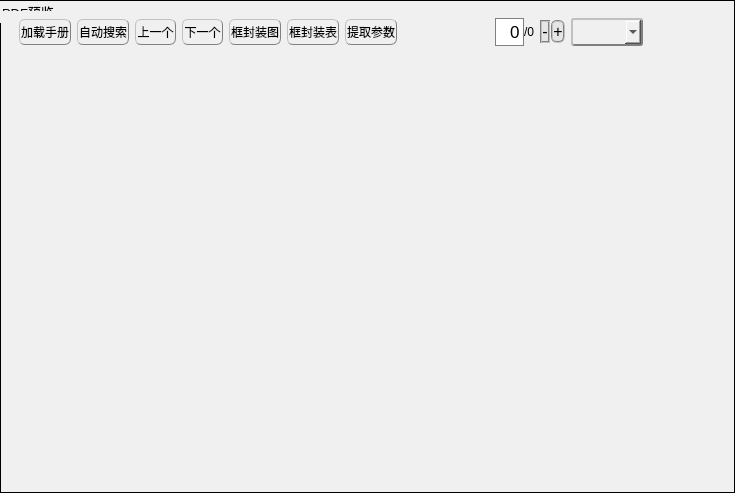
        <widget class="QGroupBox" name="groupBox">
         <property name="font">
          <font>
           <pointsize>10</pointsize>
          </font>
         </property>
         <property name="styleSheet">
          <string notr="true">background-color: rgb(240, 240, 240);
border: 1px solid;</string>
         </property>
         <property name="title">
          <string>PDF预览</string>
         </property>
         <layout class="QVBoxLayout" name="verticalLayout" stretch="1,45">
          <property name="spacing">
           <number>0</number>
          </property>
          <property name="leftMargin">
           <number>0</number>
          </property>
          <property name="topMargin">
           <number>10</number>
          </property>
          <property name="rightMargin">
           <number>0</number>
          </property>
          <property name="bottomMargin">
           <number>0</number>
          </property>
          <item>
           <widget class="QFrame" name="frame_button_pdf">
            <property name="styleSheet">
             <string notr="true">border: 0px;
background-color: rgb(240, 240, 240);</string>
            </property>
            <property name="frameShape">
             <enum>QFrame::StyledPanel</enum>
            </property>
            <property name="frameShadow">
             <enum>QFrame::Raised</enum>
            </property>
            <layout class="QHBoxLayout" name="horizontalLayout_12" stretch="2,1,2,1">
             <property name="topMargin">
              <number>3</number>
             </property>
             <property name="bottomMargin">
              <number>3</number>
             </property>
             <item>
              <widget class="QFrame" name="frame_view_button">
               <property name="styleSheet">
                <string notr="true">background-color: rgb(240, 240, 240);
border: 0px;</string>
               </property>
               <property name="frameShape">
                <enum>QFrame::StyledPanel</enum>
               </property>
               <property name="frameShadow">
                <enum>QFrame::Raised</enum>
               </property>
               <layout class="QHBoxLayout" name="horizontalLayout_2" stretch="1,1,1,1,1,1,0">
                <property name="spacing">
                 <number>6</number>
                </property>
                <property name="topMargin">
                 <number>5</number>
                </property>
                <property name="bottomMargin">
                 <number>5</number>
                </property>
                <item>
                 <widget class="QPushButton" name="pushButton_open">
                  <property name="sizePolicy">
                   <sizepolicy hsizetype="Preferred" vsizetype="Preferred">
                    <horstretch>0</horstretch>
                    <verstretch>0</verstretch>
                   </sizepolicy>
                  </property>
                  <property name="maximumSize">
                   <size>
                    <width>120</width>
                    <height>16777215</height>
                   </size>
                  </property>
                  <property name="styleSheet">
                   <string notr="true">QPushButton{
background-color:
qlineargradient(spread:pad,x1:0,x2:0, y1:0, y2:1,
stop: 0 rgba(240,240,240,255),
stop: 0.495 rgba(200,200,200,255),
stop: 0.505 rgba(190,190,190,255),
stop: 1 rgba(185,185,185,255));
 
/*color: rgb(255, 255, 255);*/
border: 0.5px groove gray;
border-radius: 6px;
color: rgb(0, 0, 0);
/*font: 75 12pt ;*/
padding: 0.5px;
border-style: outset;
}
 
QPushButton:hover{
background-color:
qlineargradient(spread:pad,x1:0,x2:0, y1:0, y2:1,
stop: 0 rgba(200,200, 200,230),
stop: 0.495 rgba(100,100,100,230),
stop: 0.505 rgba(100,100,100,230),
stop: 1 rgba(150,150,150,230));
 
color: rgb(255, 255, 255);
border: 0.5px groove gray;
border-radius: 6px;
padding: 0.5px;
border-style: outset;
/*color: rgb(255, 255, 255);*/
/*font: 75 12pt &quot;微软雅黑&quot;;*/
}
 
QPushButton:pressed{
background-color:
qlineargradient(spread:pad,x1:0,x2:0, y1:0, y2:1,
stop: 0 rgba(200,200,200,255),
stop: 0.495 rgba(150,150,150,255),
stop: 0.505 rgba(145,145,145,255),
stop: 1 rgba(140,140,140,255));
 
/*color: rgb(255, 255, 255);*/
border: 0.5px rgb(212, 212, 212);
border-radius: 6px;
color: rgb(0, 0, 0);
padding: 0.5px;
border-style: inset;
/*font: 75 12pt &quot;微软雅黑&quot;;
padding-left:2px;
padding-top:1px;*/
}

QPushButton:disabled{
background-color:
qlineargradient(spread:pad,x1:0,x2:0, y1:0, y2:1,
stop: 0 rgba(250,250,250,125),
stop: 0.495 rgba(225,225,225,125),
stop: 0.505 rgba(210,210,210,125),
stop: 1 rgba(190,190,190,125));
 
/*color: rgb(255, 255, 255);*/
border: 0.5px groove gray;
border-radius: 6px;
color: rgb(0, 0, 0);
/*font: 75 12pt ;*/
padding: 0.5px;
border-style: outset;
}</string>
                  </property>
                  <property name="text">
                   <string>加载手册</string>
                  </property>
                 </widget>
                </item>
                <item>
                 <widget class="QPushButton" name="pushButton_detect">
                  <property name="sizePolicy">
                   <sizepolicy hsizetype="Preferred" vsizetype="Preferred">
                    <horstretch>0</horstretch>
                    <verstretch>0</verstretch>
                   </sizepolicy>
                  </property>
                  <property name="maximumSize">
                   <size>
                    <width>120</width>
                    <height>16777215</height>
                   </size>
                  </property>
                  <property name="styleSheet">
                   <string notr="true">QPushButton{
background-color:
qlineargradient(spread:pad,x1:0,x2:0, y1:0, y2:1,
stop: 0 rgba(240,240,240,255),
stop: 0.495 rgba(200,200,200,255),
stop: 0.505 rgba(190,190,190,255),
stop: 1 rgba(185,185,185,255));
 
/*color: rgb(255, 255, 255);*/
border: 0.5px groove gray;
border-radius: 6px;
color: rgb(0, 0, 0);
/*font: 75 12pt ;*/
padding: 0.5px;
border-style: outset;
}
 
QPushButton:hover{
background-color:
qlineargradient(spread:pad,x1:0,x2:0, y1:0, y2:1,
stop: 0 rgba(200,200, 200,230),
stop: 0.495 rgba(100,100,100,230),
stop: 0.505 rgba(100,100,100,230),
stop: 1 rgba(150,150,150,230));
 
color: rgb(255, 255, 255);
border: 0.5px groove gray;
border-radius: 6px;
padding: 0.5px;
border-style: outset;
/*color: rgb(255, 255, 255);*/
/*font: 75 12pt &quot;微软雅黑&quot;;*/
}
 
QPushButton:pressed{
background-color:
qlineargradient(spread:pad,x1:0,x2:0, y1:0, y2:1,
stop: 0 rgba(200,200,200,255),
stop: 0.495 rgba(150,150,150,255),
stop: 0.505 rgba(145,145,145,255),
stop: 1 rgba(140,140,140,255));
 
/*color: rgb(255, 255, 255);*/
border: 0.5px rgb(212, 212, 212);
border-radius: 6px;
color: rgb(0, 0, 0);
padding: 0.5px;
border-style: inset;
/*font: 75 12pt &quot;微软雅黑&quot;;
padding-left:2px;
padding-top:1px;*/
}

QPushButton:disabled{
background-color:
qlineargradient(spread:pad,x1:0,x2:0, y1:0, y2:1,
stop: 0 rgba(250,250,250,125),
stop: 0.495 rgba(225,225,225,125),
stop: 0.505 rgba(210,210,210,125),
stop: 1 rgba(190,190,190,125));
 
/*color: rgb(255, 255, 255);*/
border: 0.5px groove gray;
border-radius: 6px;
color: rgb(0, 0, 0);
/*font: 75 12pt ;*/
padding: 0.5px;
border-style: outset;
}</string>
                  </property>
                  <property name="text">
                   <string>自动搜索</string>
                  </property>
                 </widget>
                </item>
                <item>
                 <widget class="QPushButton" name="pushButton_pre">
                  <property name="sizePolicy">
                   <sizepolicy hsizetype="Preferred" vsizetype="Preferred">
                    <horstretch>0</horstretch>
                    <verstretch>0</verstretch>
                   </sizepolicy>
                  </property>
                  <property name="maximumSize">
                   <size>
                    <width>120</width>
                    <height>16777215</height>
                   </size>
                  </property>
                  <property name="styleSheet">
                   <string notr="true">QPushButton{
background-color:
qlineargradient(spread:pad,x1:0,x2:0, y1:0, y2:1,
stop: 0 rgba(240,240,240,255),
stop: 0.495 rgba(200,200,200,255),
stop: 0.505 rgba(190,190,190,255),
stop: 1 rgba(185,185,185,255));
 
/*color: rgb(255, 255, 255);*/
border: 0.5px groove gray;
border-radius: 6px;
color: rgb(0, 0, 0);
/*font: 75 12pt ;*/
padding: 0.5px;
border-style: outset;
}
 
QPushButton:hover{
background-color:
qlineargradient(spread:pad,x1:0,x2:0, y1:0, y2:1,
stop: 0 rgba(200,200, 200,230),
stop: 0.495 rgba(100,100,100,230),
stop: 0.505 rgba(100,100,100,230),
stop: 1 rgba(150,150,150,230));
 
color: rgb(255, 255, 255);
border: 0.5px groove gray;
border-radius: 6px;
padding: 0.5px;
border-style: outset;
/*color: rgb(255, 255, 255);*/
/*font: 75 12pt &quot;微软雅黑&quot;;*/
}
 
QPushButton:pressed{
background-color:
qlineargradient(spread:pad,x1:0,x2:0, y1:0, y2:1,
stop: 0 rgba(200,200,200,255),
stop: 0.495 rgba(150,150,150,255),
stop: 0.505 rgba(145,145,145,255),
stop: 1 rgba(140,140,140,255));
 
/*color: rgb(255, 255, 255);*/
border: 0.5px rgb(212, 212, 212);
border-radius: 6px;
color: rgb(0, 0, 0);
padding: 0.5px;
border-style: inset;
/*font: 75 12pt &quot;微软雅黑&quot;;
padding-left:2px;
padding-top:1px;*/
}

QPushButton:disabled{
background-color:
qlineargradient(spread:pad,x1:0,x2:0, y1:0, y2:1,
stop: 0 rgba(250,250,250,125),
stop: 0.495 rgba(225,225,225,125),
stop: 0.505 rgba(210,210,210,125),
stop: 1 rgba(190,190,190,125));
 
/*color: rgb(255, 255, 255);*/
border: 0.5px groove gray;
border-radius: 6px;
color: rgb(0, 0, 0);
/*font: 75 12pt ;*/
padding: 0.5px;
border-style: outset;
}</string>
                  </property>
                  <property name="text">
                   <string>上一个</string>
                  </property>
                 </widget>
                </item>
                <item>
                 <widget class="QPushButton" name="pushButton_next">
                  <property name="sizePolicy">
                   <sizepolicy hsizetype="Preferred" vsizetype="Preferred">
                    <horstretch>0</horstretch>
                    <verstretch>0</verstretch>
                   </sizepolicy>
                  </property>
                  <property name="maximumSize">
                   <size>
                    <width>120</width>
                    <height>16777215</height>
                   </size>
                  </property>
                  <property name="sizeIncrement">
                   <size>
                    <width>0</width>
                    <height>0</height>
                   </size>
                  </property>
                  <property name="styleSheet">
                   <string notr="true">QPushButton{
background-color:
qlineargradient(spread:pad,x1:0,x2:0, y1:0, y2:1,
stop: 0 rgba(240,240,240,255),
stop: 0.495 rgba(200,200,200,255),
stop: 0.505 rgba(190,190,190,255),
stop: 1 rgba(185,185,185,255));
 
/*color: rgb(255, 255, 255);*/
border: 0.5px groove gray;
border-radius: 6px;
color: rgb(0, 0, 0);
/*font: 75 12pt ;*/
padding: 0.5px;
border-style: outset;
}
 
QPushButton:hover{
background-color:
qlineargradient(spread:pad,x1:0,x2:0, y1:0, y2:1,
stop: 0 rgba(200,200, 200,230),
stop: 0.495 rgba(100,100,100,230),
stop: 0.505 rgba(100,100,100,230),
stop: 1 rgba(150,150,150,230));
 
color: rgb(255, 255, 255);
border: 0.5px groove gray;
border-radius: 6px;
padding: 0.5px;
border-style: outset;
/*color: rgb(255, 255, 255);*/
/*font: 75 12pt &quot;微软雅黑&quot;;*/
}
 
QPushButton:pressed{
background-color:
qlineargradient(spread:pad,x1:0,x2:0, y1:0, y2:1,
stop: 0 rgba(200,200,200,255),
stop: 0.495 rgba(150,150,150,255),
stop: 0.505 rgba(145,145,145,255),
stop: 1 rgba(140,140,140,255));
 
/*color: rgb(255, 255, 255);*/
border: 0.5px rgb(212, 212, 212);
border-radius: 6px;
color: rgb(0, 0, 0);
padding: 0.5px;
border-style: inset;
/*font: 75 12pt &quot;微软雅黑&quot;;
padding-left:2px;
padding-top:1px;*/
}

QPushButton:disabled{
background-color:
qlineargradient(spread:pad,x1:0,x2:0, y1:0, y2:1,
stop: 0 rgba(250,250,250,125),
stop: 0.495 rgba(225,225,225,125),
stop: 0.505 rgba(210,210,210,125),
stop: 1 rgba(190,190,190,125));
 
/*color: rgb(255, 255, 255);*/
border: 0.5px groove gray;
border-radius: 6px;
color: rgb(0, 0, 0);
/*font: 75 12pt ;*/
padding: 0.5px;
border-style: outset;
}</string>
                  </property>
                  <property name="text">
                   <string>下一个</string>
                  </property>
                 </widget>
                </item>
                <item>
                 <widget class="QPushButton" name="pushButton_draw_img">
                  <property name="sizePolicy">
                   <sizepolicy hsizetype="Preferred" vsizetype="Preferred">
                    <horstretch>0</horstretch>
                    <verstretch>0</verstretch>
                   </sizepolicy>
                  </property>
                  <property name="maximumSize">
                   <size>
                    <width>120</width>
                    <height>16777215</height>
                   </size>
                  </property>
                  <property name="styleSheet">
                   <string notr="true">QPushButton{
background-color:
qlineargradient(spread:pad,x1:0,x2:0, y1:0, y2:1,
stop: 0 rgba(240,240,240,255),
stop: 0.495 rgba(200,200,200,255),
stop: 0.505 rgba(190,190,190,255),
stop: 1 rgba(185,185,185,255));
 
/*color: rgb(255, 255, 255);*/
border: 0.5px groove gray;
border-radius: 6px;
color: rgb(0, 0, 0);
/*font: 75 12pt ;*/
padding: 0.5px;
border-style: outset;
}
 
QPushButton:hover{
background-color:
qlineargradient(spread:pad,x1:0,x2:0, y1:0, y2:1,
stop: 0 rgba(200,200, 200,230),
stop: 0.495 rgba(100,100,100,230),
stop: 0.505 rgba(100,100,100,230),
stop: 1 rgba(150,150,150,230));
 
color: rgb(255, 255, 255);
border: 0.5px groove gray;
border-radius: 6px;
padding: 0.5px;
border-style: outset;
/*color: rgb(255, 255, 255);*/
/*font: 75 12pt &quot;微软雅黑&quot;;*/
}
 
QPushButton:pressed{
background-color:
qlineargradient(spread:pad,x1:0,x2:0, y1:0, y2:1,
stop: 0 rgba(200,200,200,255),
stop: 0.495 rgba(150,150,150,255),
stop: 0.505 rgba(145,145,145,255),
stop: 1 rgba(140,140,140,255));
 
/*color: rgb(255, 255, 255);*/
border: 0.5px rgb(212, 212, 212);
border-radius: 6px;
color: rgb(0, 0, 0);
padding: 0.5px;
border-style: inset;
/*font: 75 12pt &quot;微软雅黑&quot;;
padding-left:2px;
padding-top:1px;*/
}

QPushButton:disabled{
background-color:
qlineargradient(spread:pad,x1:0,x2:0, y1:0, y2:1,
stop: 0 rgba(250,250,250,125),
stop: 0.495 rgba(225,225,225,125),
stop: 0.505 rgba(210,210,210,125),
stop: 1 rgba(190,190,190,125));
 
/*color: rgb(255, 255, 255);*/
border: 0.5px groove gray;
border-radius: 6px;
color: rgb(0, 0, 0);
/*font: 75 12pt ;*/
padding: 0.5px;
border-style: outset;
}</string>
                  </property>
                  <property name="text">
                   <string>框封装图</string>
                  </property>
                 </widget>
                </item>
                <item>
                 <widget class="QPushButton" name="pushButton_draw_list">
                  <property name="sizePolicy">
                   <sizepolicy hsizetype="Preferred" vsizetype="Preferred">
                    <horstretch>0</horstretch>
                    <verstretch>0</verstretch>
                   </sizepolicy>
                  </property>
                  <property name="maximumSize">
                   <size>
                    <width>120</width>
                    <height>16777215</height>
                   </size>
                  </property>
                  <property name="styleSheet">
                   <string notr="true">QPushButton{
background-color:
qlineargradient(spread:pad,x1:0,x2:0, y1:0, y2:1,
stop: 0 rgba(240,240,240,255),
stop: 0.495 rgba(200,200,200,255),
stop: 0.505 rgba(190,190,190,255),
stop: 1 rgba(185,185,185,255));
 
/*color: rgb(255, 255, 255);*/
border: 0.5px groove gray;
border-radius: 6px;
color: rgb(0, 0, 0);
/*font: 75 12pt ;*/
padding: 0.5px;
border-style: outset;
}
 
QPushButton:hover{
background-color:
qlineargradient(spread:pad,x1:0,x2:0, y1:0, y2:1,
stop: 0 rgba(200,200, 200,230),
stop: 0.495 rgba(100,100,100,230),
stop: 0.505 rgba(100,100,100,230),
stop: 1 rgba(150,150,150,230));
 
color: rgb(255, 255, 255);
border: 0.5px groove gray;
border-radius: 6px;
padding: 0.5px;
border-style: outset;
/*color: rgb(255, 255, 255);*/
/*font: 75 12pt &quot;微软雅黑&quot;;*/
}
 
QPushButton:pressed{
background-color:
qlineargradient(spread:pad,x1:0,x2:0, y1:0, y2:1,
stop: 0 rgba(200,200,200,255),
stop: 0.495 rgba(150,150,150,255),
stop: 0.505 rgba(145,145,145,255),
stop: 1 rgba(140,140,140,255));
 
/*color: rgb(255, 255, 255);*/
border: 0.5px rgb(212, 212, 212);
border-radius: 6px;
color: rgb(0, 0, 0);
padding: 0.5px;
border-style: inset;
/*font: 75 12pt &quot;微软雅黑&quot;;
padding-left:2px;
padding-top:1px;*/
}

QPushButton:disabled{
background-color:
qlineargradient(spread:pad,x1:0,x2:0, y1:0, y2:1,
stop: 0 rgba(250,250,250,125),
stop: 0.495 rgba(225,225,225,125),
stop: 0.505 rgba(210,210,210,125),
stop: 1 rgba(190,190,190,125));
 
/*color: rgb(255, 255, 255);*/
border: 0.5px groove gray;
border-radius: 6px;
color: rgb(0, 0, 0);
/*font: 75 12pt ;*/
padding: 0.5px;
border-style: outset;
}</string>
                  </property>
                  <property name="text">
                   <string>框封装表</string>
                  </property>
                 </widget>
                </item>
                <item>
                 <widget class="QPushButton" name="pushButton_reco">
                  <property name="sizePolicy">
                   <sizepolicy hsizetype="Preferred" vsizetype="Preferred">
                    <horstretch>0</horstretch>
                    <verstretch>0</verstretch>
                   </sizepolicy>
                  </property>
                  <property name="maximumSize">
                   <size>
                    <width>120</width>
                    <height>16777215</height>
                   </size>
                  </property>
                  <property name="styleSheet">
                   <string notr="true">QPushButton{
background-color:
qlineargradient(spread:pad,x1:0,x2:0, y1:0, y2:1,
stop: 0 rgba(240,240,240,255),
stop: 0.495 rgba(200,200,200,255),
stop: 0.505 rgba(190,190,190,255),
stop: 1 rgba(185,185,185,255));
 
/*color: rgb(255, 255, 255);*/
border: 0.5px groove gray;
border-radius: 6px;
color: rgb(0, 0, 0);
/*font: 75 12pt ;*/
padding: 0.5px;
border-style: outset;
}
 
QPushButton:hover{
background-color:
qlineargradient(spread:pad,x1:0,x2:0, y1:0, y2:1,
stop: 0 rgba(200,200, 200,230),
stop: 0.495 rgba(100,100,100,230),
stop: 0.505 rgba(100,100,100,230),
stop: 1 rgba(150,150,150,230));
 
color: rgb(255, 255, 255);
border: 0.5px groove gray;
border-radius: 6px;
padding: 0.5px;
border-style: outset;
/*color: rgb(255, 255, 255);*/
/*font: 75 12pt &quot;微软雅黑&quot;;*/
}
 
QPushButton:pressed{
background-color:
qlineargradient(spread:pad,x1:0,x2:0, y1:0, y2:1,
stop: 0 rgba(200,200,200,255),
stop: 0.495 rgba(150,150,150,255),
stop: 0.505 rgba(145,145,145,255),
stop: 1 rgba(140,140,140,255));
 
/*color: rgb(255, 255, 255);*/
border: 0.5px rgb(212, 212, 212);
border-radius: 6px;
color: rgb(0, 0, 0);
padding: 0.5px;
border-style: inset;
/*font: 75 12pt &quot;微软雅黑&quot;;
padding-left:2px;
padding-top:1px;*/
}

QPushButton:disabled{
background-color:
qlineargradient(spread:pad,x1:0,x2:0, y1:0, y2:1,
stop: 0 rgba(250,250,250,125),
stop: 0.495 rgba(225,225,225,125),
stop: 0.505 rgba(210,210,210,125),
stop: 1 rgba(190,190,190,125));
 
/*color: rgb(255, 255, 255);*/
border: 0.5px groove gray;
border-radius: 6px;
color: rgb(0, 0, 0);
/*font: 75 12pt ;*/
padding: 0.5px;
border-style: outset;
}</string>
                  </property>
                  <property name="text">
                   <string>提取参数</string>
                  </property>
                 </widget>
                </item>
               </layout>
              </widget>
             </item>
             <item>
              <spacer name="horizontalSpacer_5">
               <property name="orientation">
                <enum>Qt::Horizontal</enum>
               </property>
               <property name="sizeHint" stdset="0">
                <size>
                 <width>3</width>
                 <height>20</height>
                </size>
               </property>
              </spacer>
             </item>
             <item>
              <widget class="QFrame" name="frame_pdf_change">
               <property name="styleSheet">
                <string notr="true">background-color: rgb(240, 240, 240);</string>
               </property>
               <property name="frameShape">
                <enum>QFrame::StyledPanel</enum>
               </property>
               <property name="frameShadow">
                <enum>QFrame::Raised</enum>
               </property>
               <layout class="QHBoxLayout" name="horizontalLayout_11" stretch="3,1,3,4">
                <property name="topMargin">
                 <number>4</number>
                </property>
                <property name="bottomMargin">
                 <number>4</number>
                </property>
                <item>
                 <layout class="QHBoxLayout" name="horizontalLayout_5" stretch="1,1">
                  <property name="spacing">
                   <number>0</number>
                  </property>
                  <item>
                   <widget class="QLineEdit" name="lineEdit_page">
                    <property name="sizePolicy">
                     <sizepolicy hsizetype="Preferred" vsizetype="Preferred">
                      <horstretch>0</horstretch>
                      <verstretch>0</verstretch>
                     </sizepolicy>
                    </property>
                    <property name="font">
                     <font>
                      <pointsize>13</pointsize>
                     </font>
                    </property>
                    <property name="styleSheet">
                     <string notr="true">background-color: rgb(255, 255, 255);
border: 0.5px solid gray;</string>
                    </property>
                    <property name="text">
                     <string>0</string>
                    </property>
                    <property name="alignment">
                     <set>Qt::AlignRight|Qt::AlignTrailing|Qt::AlignVCenter</set>
                    </property>
                   </widget>
                  </item>
                  <item>
                   <widget class="QLabel" name="label_total_page">
                    <property name="text">
                     <string>/0</string>
                    </property>
                   </widget>
                  </item>
                 </layout>
                </item>
                <item>
                 <spacer name="horizontalSpacer_4">
                  <property name="orientation">
                   <enum>Qt::Horizontal</enum>
                  </property>
                  <property name="sizeHint" stdset="0">
                   <size>
                    <width>11</width>
                    <height>18</height>
                   </size>
                  </property>
                 </spacer>
                </item>
                <item>
                 <layout class="QHBoxLayout" name="horizontalLayout_4" stretch="1,1">
                  <property name="spacing">
                   <number>1</number>
                  </property>
                  <item>
                   <widget class="QPushButton" name="pushButton_zoomin">
                    <property name="sizePolicy">
                     <sizepolicy hsizetype="Preferred" vsizetype="Fixed">
                      <horstretch>0</horstretch>
                      <verstretch>0</verstretch>
                     </sizepolicy>
                    </property>
                    <property name="maximumSize">
                     <size>
                      <width>70</width>
                      <height>16777215</height>
                     </size>
                    </property>
                    <property name="font">
                     <font>
                      <pointsize>12</pointsize>
                     </font>
                    </property>
                    <property name="styleSheet">
                     <string notr="true">QPushButton{
background-color: rgb(230, 230, 230);
 
/*color: rgb(255, 255, 255);*/
border: 2px groove gray;
border-radius: 6px;
color: rgb(0, 0, 0);
/*font: 75 12pt ;*/
/*padding: 4px;*/
/*border-style: outset;*/
}

 
QPushButton:pressed{
background-color:
qlineargradient(spread:pad,x1:0,x2:0, y1:0, y2:1,
stop: 0 rgba(200,200,200,255),
stop: 0.495 rgba(150,150,150,255),
stop: 0.505 rgba(145,145,145,255),
stop: 1 rgba(140,140,140,255));
 
/*color: rgb(255, 255, 255);*/
border: 2px rgb(212, 212, 212);
border-radius: 6px;
color: rgb(0, 0, 0);
padding: 4px;
border-style: inset;
/*font: 75 12pt &quot;微软雅黑&quot;;
padding-left:2px;
padding-top:1px;*/
}</string>
                    </property>
                    <property name="text">
                     <string>-</string>
                    </property>
                   </widget>
                  </item>
                  <item>
                   <widget class="QPushButton" name="pushButton_zoomout">
                    <property name="sizePolicy">
                     <sizepolicy hsizetype="Preferred" vsizetype="Fixed">
                      <horstretch>0</horstretch>
                      <verstretch>0</verstretch>
                     </sizepolicy>
                    </property>
                    <property name="maximumSize">
                     <size>
                      <width>70</width>
                      <height>16777215</height>
                     </size>
                    </property>
                    <property name="font">
                     <font>
                      <pointsize>12</pointsize>
                     </font>
                    </property>
                    <property name="styleSheet">
                     <string notr="true">QPushButton{
background-color: rgb(230, 230, 230);
 
/*color: rgb(255, 255, 255);*/
border: 2px groove gray;
border-radius: 6px;
color: rgb(0, 0, 0);
/*font: 75 12pt ;*/
/*padding: 4px;*/
/*border-style: outset;*/
}

 
QPushButton:pressed{
background-color:
qlineargradient(spread:pad,x1:0,x2:0, y1:0, y2:1,
stop: 0 rgba(200,200,200,255),
stop: 0.495 rgba(150,150,150,255),
stop: 0.505 rgba(145,145,145,255),
stop: 1 rgba(140,140,140,255));
 
/*color: rgb(255, 255, 255);*/
border: 2px rgb(212, 212, 212);
border-radius: 6px;
color: rgb(0, 0, 0);
padding: 4px;
border-style: inset;
/*font: 75 12pt &quot;微软雅黑&quot;;
padding-left:2px;
padding-top:1px;*/
}</string>
                    </property>
                    <property name="text">
                     <string>+</string>
                    </property>
                   </widget>
                  </item>
                 </layout>
                </item>
                <item>
                 <widget class="QComboBox" name="comboBox">
                  <property name="maximumSize">
                   <size>
                    <width>300</width>
                    <height>16777215</height>
                   </size>
                  </property>
                  <property name="styleSheet">
                   <string notr="true">/* 未下拉时，QComboBox的样式 */
QComboBox {
    border: 2px groove gray;   /* 边框 */
    border-radius: 3px;   /* 圆角 */
    padding: 4px;   /* 字体填衬 */
    color:  rgb(0, 0, 0);
	border-style: outset;
    /*font: normal normal 15px &quot;Microsoft YaHei&quot;;*/
    /*background: transparent;*/
}
 
</string>
                  </property>
                 </widget>
                </item>
               </layout>
              </widget>
             </item>
             <item>
              <spacer name="horizontalSpacer_6">
               <property name="orientation">
                <enum>Qt::Horizontal</enum>
               </property>
               <property name="sizeHint" stdset="0">
                <size>
                 <width>3</width>
                 <height>20</height>
                </size>
               </property>
              </spacer>
             </item>
            </layout>
           </widget>
          </item>
          <item>
           <widget class="QFrame" name="frame_pdf">
            <property name="styleSheet">
             <string notr="true">
border :0px;</string>
            </property>
            <property name="frameShape">
             <enum>QFrame::StyledPanel</enum>
            </property>
            <property name="frameShadow">
             <enum>QFrame::Raised</enum>
            </property>
            <layout class="QHBoxLayout" name="horizontalLayout_7" stretch="1,3">
             <property name="spacing">
              <number>3</number>
             </property>
             <property name="leftMargin">
              <number>1</number>
             </property>
             <property name="topMargin">
              <number>1</number>
             </property>
             <property name="rightMargin">
              <number>1</number>
             </property>
             <property name="bottomMargin">
              <number>0</number>
             </property>
             <item>
              <widget class="QFrame" name="frame_nav_get">
               <property name="styleSheet">
                <string notr="true">background-color: rgb(240, 240, 240);
border :0.4px solid;</string>
               </property>
               <property name="frameShape">
                <enum>QFrame::StyledPanel</enum>
               </property>
               <property name="frameShadow">
                <enum>QFrame::Raised</enum>
               </property>
               <layout class="QVBoxLayout" name="verticalLayout_4" stretch="0">
                <property name="spacing">
                 <number>3</number>
                </property>
                <property name="leftMargin">
                 <number>2</number>
                </property>
                <property name="topMargin">
                 <number>3</number>
                </property>
                <property name="rightMargin">
                 <number>2</number>
                </property>
                <property name="bottomMargin">
                 <number>3</number>
                </property>
                <item>
                 <widget class="QPdfView" name="pdfView_thumbnail" native="true">
                  <property name="sizePolicy">
                   <sizepolicy hsizetype="Expanding" vsizetype="Expanding">
                    <horstretch>10</horstretch>
                    <verstretch>0</verstretch>
                   </sizepolicy>
                  </property>
                  <property name="minimumSize">
                   <size>
                    <width>122</width>
                    <height>432</height>
                   </size>
                  </property>
                  <property name="styleSheet">
                   <string notr="true">background-color: rgb(240, 240, 240);</string>
                  </property>
                 </widget>
                </item>
               </layout>
              </widget>
             </item>
             <item>
              <widget class="QFrame" name="frame_pdf_view">
               <property name="styleSheet">
                <string notr="true">background-color: rgb(0, 255, 127);</string>
               </property>
               <property name="frameShape">
                <enum>QFrame::StyledPanel</enum>
               </property>
               <property name="frameShadow">
                <enum>QFrame::Raised</enum>
               </property>
               <layout class="QHBoxLayout" name="horizontalLayout_8">
                <property name="leftMargin">
                 <number>0</number>
                </property>
                <property name="topMargin">
                 <number>0</number>
                </property>
                <property name="rightMargin">
                 <number>0</number>
                </property>
                <property name="bottomMargin">
                 <number>0</number>
                </property>
                <item>
                 <widget class="QPdfView" name="pdfView" native="true">
                  <property name="sizePolicy">
                   <sizepolicy hsizetype="Expanding" vsizetype="Expanding">
                    <horstretch>10</horstretch>
                    <verstretch>0</verstretch>
                   </sizepolicy>
                  </property>
                  <property name="minimumSize">
                   <size>
                    <width>409</width>
                    <height>432</height>
                   </size>
                  </property>
                  <property name="styleSheet">
                   <string notr="true">background-color: rgb(240, 240, 240);
color: rgb(255, 0, 0);</string>
                  </property>
                 </widget>
                </item>
               </layout>
              </widget>
             </item>
            </layout>
           </widget>
          </item>
         </layout>
        </widget>
